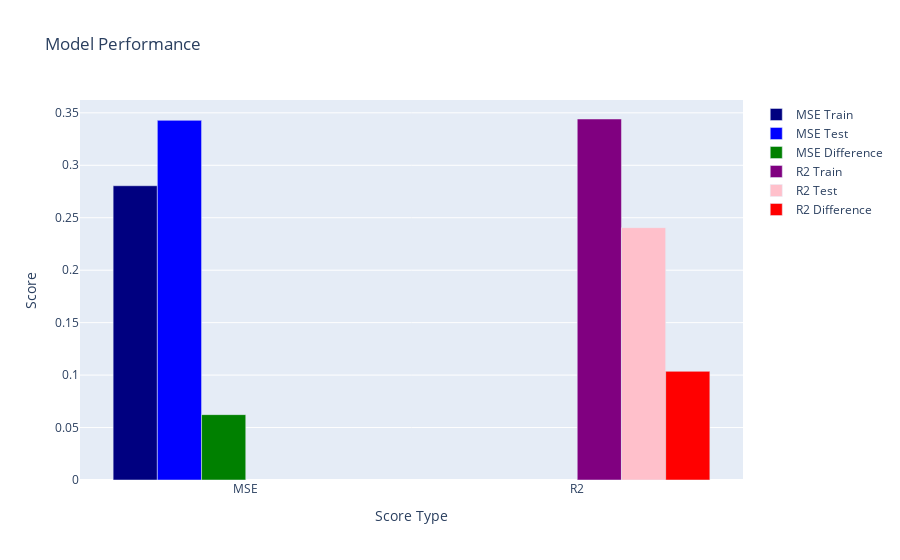

Notebook source saved alongside this figure:
### Code cell
# Create a linear regression model
model = LinearRegression()

# Train the model
model.fit(df_x_select, df_y)

# Get the training MSE, R2 score, Testing MSE, and R2 score
mse_train = mean_squared_error(df_y, model.predict(df_x_select))
r2_train = r2_score(df_y, model.predict(df_x_select))
mse_test = mean_squared_error(df_test_y, model.predict(df_test_x_select))
r2_test = r2_score(df_test_y, model.predict(df_test_x_select))

# Print the training MSE and R2 score
print('Training MSE: ', mse_train)
print('Training R2: ', r2_train)

# Print the testing MSE and R2 score
print('Testing MSE: ', mse_test)
print('Testing R2: ', r2_test)

# Display the scores
plot_scores(mse_train, r2_train, mse_test, r2_test)

# Save the model
pickle.dump(model, open('models/regression/lr.pkl', 'wb'))

### Figure 1 — Plotly figure (JSON) as saved in the notebook; plotly's stock layout.template omitted (floating-point values rounded to 4 significant figures)
{"data": [{"marker": {"color": "navy"}, "name": "MSE Train", "type": "bar", "x": ["MSE"], "y": [0.2805]}, {"marker": {"color": "blue"}, "name": "MSE Test", "type": "bar", "x": ["MSE"], "y": [0.3428]}, {"marker": {"color": "green"}, "name": "MSE Difference", "type": "bar", "x": ["MSE"], "y": [0.06232]}, {"marker": {"color": "purple"}, "name": "R2 Train", "type": "bar", "x": ["R2"], "y": [0.3441]}, {"marker": {"color": "pink"}, "name": "R2 Test", "type": "bar", "x": ["R2"], "y": [0.2405]}, {"marker": {"color": "red"}, "name": "R2 Difference", "type": "bar", "x": ["R2"], "y": [0.1036]}], "layout": {"title": {"text": "Model Performance"}, "xaxis": {"title": {"text": "Score Type"}}, "yaxis": {"title": {"text": "Score"}}}}
